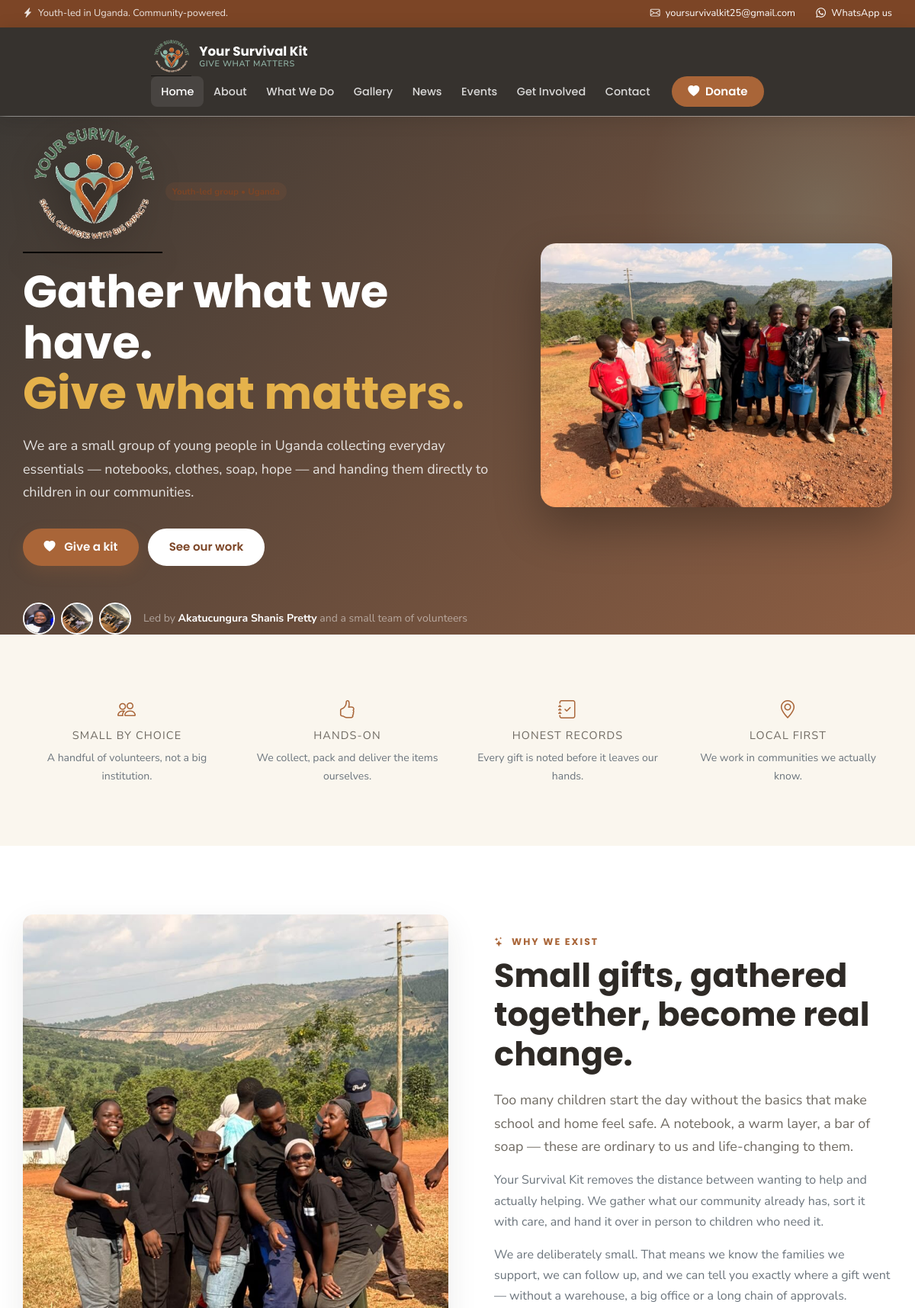
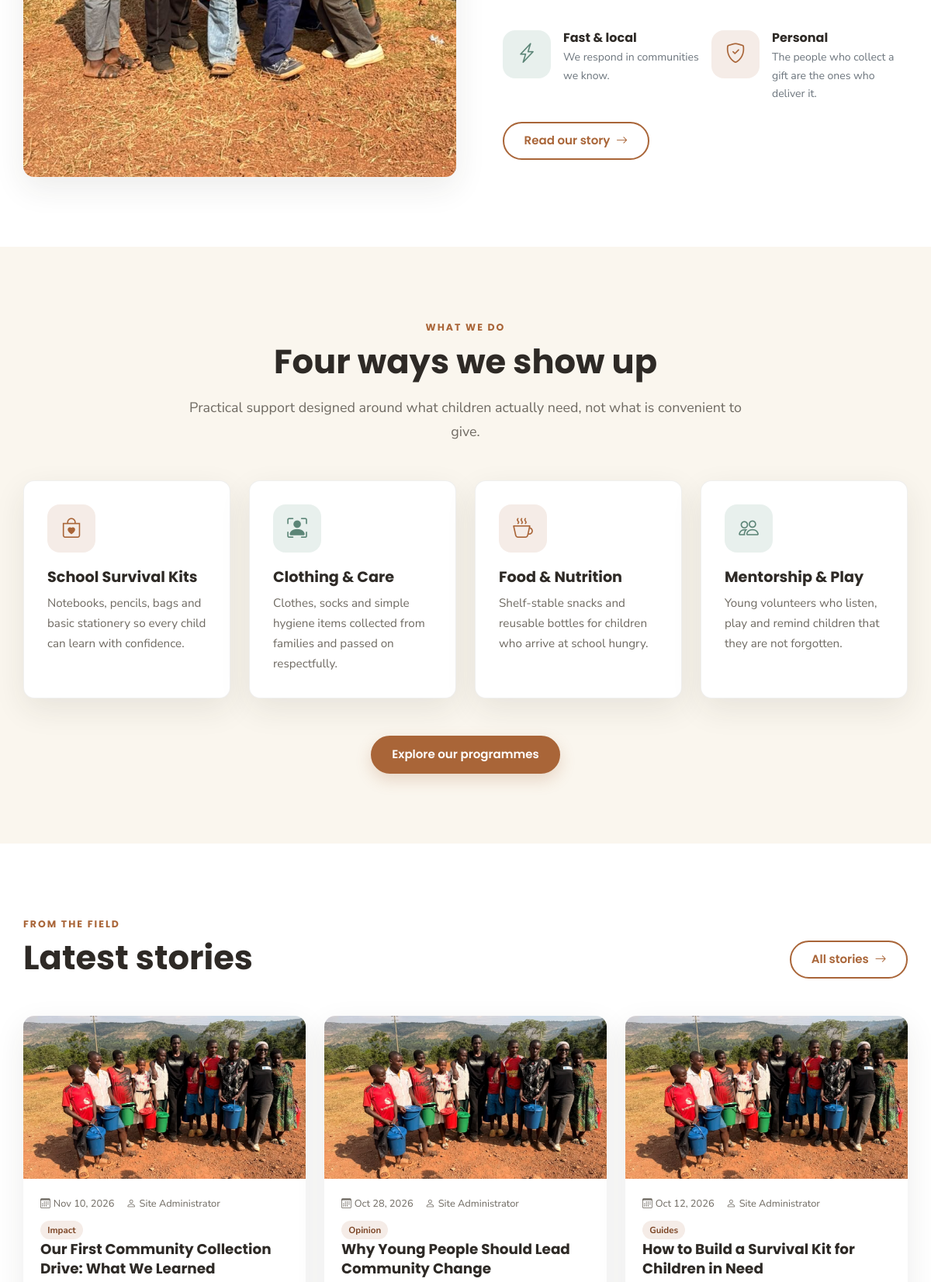
The page / (upper part) on the database its author committed (2 pictures, top to bottom).
### tables this page shows
CREATE TABLE IF NOT EXISTS news (
  id            INT UNSIGNED AUTO_INCREMENT PRIMARY KEY,
  title         VARCHAR(220) NOT NULL,
  slug          VARCHAR(240) NOT NULL UNIQUE,
  category      VARCHAR(80) NOT NULL DEFAULT 'News',
  excerpt       TEXT,
  content       LONGTEXT,
  image         VARCHAR(255),
  author_id     INT UNSIGNED DEFAULT NULL,
  status        ENUM('draft','published') NOT NULL DEFAULT 'draft',
  views         INT NOT NULL DEFAULT 0,
  published_at  DATETIME DEFAULT NULL,
  created_at    TIMESTAMP NOT NULL DEFAULT CURRENT_TIMESTAMP,
  updated_at    TIMESTAMP NOT NULL DEFAULT CURRENT_TIMESTAMP ON UPDATE CURRENT_TIMESTAMP,
  KEY idx_status (status),
  KEY idx_published (published_at),
  CONSTRAINT fk_news_author FOREIGN KEY (author_id) REFERENCES admin_users(id) ON DELETE SET NULL
);

### includes/config.php (called while the page is built, shortened)
<?php
try {
    $dsn = 'mysql:host=' . DB_HOST . ';dbname=' . DB_NAME . ';charset=' . DB_CHARSET;
    $pdo = new PDO($dsn, DB_USER, DB_PASS, [
        PDO::ATTR_ERRMODE            => PDO::ERRMODE_EXCEPTION,
        PDO::ATTR_DEFAULT_FETCH_MODE => PDO::FETCH_ASSOC,
        PDO::ATTR_EMULATE_PREPARES   => false,
    ]);
} catch (PDOException $e) {
    http_response_code(500);
    die('<!doctype html><html><head><meta charset="utf-8"><title>Site unavailable</title></head>'
        . '<body style="font-family:sans-serif;text-align:center;padding:5rem">'
        . '<h1>We will be right back</h1><p>The site is temporarily unavailable. Please try again shortly.</p>'
        . '</body></html>');
}
$settings = [];
try {
    $stmt = $pdo->query('SELECT setting_key, setting_value FROM site_settings');
    foreach ($stmt as $row) {
        $settings[$row['setting_key']] = $row['setting_value'];
    }
} catch (PDOException $e) {
}
function setting(string $key, string $default = ''): string
{
    global $settings;
    return $settings[$key] ?? $default;
}
function url(string $path = ''): string
{
    return BASE_URL . ltrim($path, '/');
}
function asset(string $path): string
{
    return url('assets/' . ltrim($path, '/'));
}

### includes/functions.php (called while the page is built, shortened)
<?php
require_once __DIR__ . '/config.php';
function e($value): string
{
    return htmlspecialchars((string) $value, ENT_QUOTES | ENT_SUBSTITUTE, 'UTF-8');
}
function image_src(?string $filename, string $fallback = 'outreach/outreach-09.jpg'): string
{
    return $filename && is_file(UPLOAD_DIR . $filename)
        ? UPLOAD_URL . rawurlencode($filename)
        : asset('img/' . $fallback);
}
function ug_phone($phone): string|false
{
    $p = preg_replace('/[^0-9+]/', '', trim((string) $phone));
    if (preg_match('/^\+256\d{9}$/', $p)) return $p;
    return false;
}
function whatsapp_link(?string $phone = null, string $message = ''): string
{
    $number = $phone ? ug_phone($phone) : ug_phone(setting('whatsapp_number'));
    $url = 'https://wa.me/' . ltrim($number, '+');
    if ($message !== '') $url .= '?text=' . rawurlencode($message);
    return $url;
}

### index.php (the view, shortened to what this page needs)
<?php
require_once __DIR__ . '/includes/config.php';
require_once __DIR__ . '/includes/functions.php';
$activePage      = 'home';
$featured = $pdo->query(
    'SELECT n.*, a.name AS author_name FROM news n
     LEFT JOIN admin_users a ON a.id = n.author_id
     WHERE n.status = "published" ORDER BY n.published_at DESC LIMIT 3'
)->fetchAll();
include __DIR__ . '/includes/header.php';
?>
<section class="hero">
  <div class="ys-container">
    <div class="row align-items-center gy-5">
      <div class="col-lg-7">
        <img src="<?= e(asset('img/logo.png')) ?>" alt="Your Survival Kit emblem" class="hero-logo">
        <span class="badge-ys mb-3">Youth-led group • Uganda</span>
        <h1>Gather what we have.<br><span style="color:#e5b24b">Give what matters.</span></h1>
        <p>We are a small group of young people in Uganda collecting everyday essentials — notebooks, clothes, soap, hope — and handing them directly to children in our communities.</p>
        <div class="mt-4">
          <a href="<?= e(url('donate')) ?>" class="btn btn-ys btn-lg"><i class="bi bi-heart-fill me-2"></i> Give a kit</a>
          <a href="<?= e(url('what-we-do')) ?>" class="btn btn-light-ys btn-lg">See our work</a>
        </div>
        <div class="d-flex align-items-center gap-3 mt-5 flex-wrap">
          <div class="d-flex">
            <img src="<?= e(asset('img/outreach/leader-shanis.jpg')) ?>" class="rounded-circle border border-2 border-light" width="42" height="42" alt="Akatucungura Shanis Pretty">
            <img src="<?= e(asset('img/outreach/outreach-01.jpg')) ?>" class="rounded-circle border border-2 border-light ms-2" width="42" height="42" alt="Outreach moment">
            <img src="<?= e(asset('img/outreach/outreach-02.jpg')) ?>" class="rounded-circle border border-2 border-light ms-2" width="42" height="42" alt="Outreach moment">
          </div>
          <small class="text-white-50">Led by <strong class="text-white">Akatucungura Shanis Pretty</strong> and a small team of volunteers</small>
        </div>
      </div>
      <div class="col-lg-5 hero-image d-none d-lg-block">
        <img src="<?= e(asset('img/outreach/outreach-09.jpg')) ?>" alt="Your Survival Kit outreach in Uganda" class="img-fluid">
      </div>
    </div>
  </div>
</section>
<section class="section-sm section-alt">
  <div class="ys-container">
    <div class="row g-3">
      <?php
      $promises = [
        ['bi-people', 'Small by choice', 'A handful of volunteers, not a big institution.'],
        ['bi-hand-thumbs-up', 'Hands-on', 'We collect, pack and deliver the items ourselves.'],
        ['bi-journal-check', 'Honest records', 'Every gift is noted before it leaves our hands.'],
        ['bi-geo-alt', 'Local first', 'We work in communities we actually know.'],
      ];
      foreach ($promises as $p): ?>
        <div class="col-6 col-lg-3">
          <div class="stat-box">
            <span class="stat-label mb-2"><i class="bi <?= $p[0] ?> fs-4 d-block text-brown"></i><?= e($p[1]) ?></span>
            <small class="text-secondary d-block mt-1"><?= e($p[2]) ?></small>
          </div>
        </div>
      <?php endforeach; ?>
    </div>
  </div>
</section>
<section class="section">
  <div class="ys-container">
    <div class="row align-items-center gy-5">
      <div class="col-lg-6">
        <div class="feature-img">
          <img src="<?= e(asset('img/outreach/outreach-10.jpg')) ?>" alt="Young volunteers at a Your Survival Kit outreach in Uganda">
        </div>
      </div>
      <div class="col-lg-6 ps-lg-5">
        <span class="eyebrow"><i class="bi bi-stars me-1"></i> Why we exist</span>
        <h2 class="section-title">Small gifts, gathered together, become real change.</h2>
        <p class="lead-lg">Too many children start the day without the basics that make school and home feel safe. A notebook, a warm layer, a bar of soap — these are ordinary to us and life-changing to them.</p>
        <p class="text-secondary">Your Survival Kit removes the distance between wanting to help and actually helping. We gather what our community already has, sort it with care, and hand it over in person to children who need it.</p>
        <p class="text-secondary">We are deliberately small. That means we know the families we support, we can follow up, and we can tell you exactly where a gift went — without a warehouse, a big office or a long chain of approvals.</p>
        <div class="row mt-4 g-3">
          <div class="col-sm-6">
            <div class="d-flex gap-3 align-items-start">
              <div class="icon-box green flex-shrink-0"><i class="bi bi-lightning-charge"></i></div>
              <div><h6 class="mb-1">Fast & local</h6><p class="small text-secondary mb-0">We respond in communities we know.</p></div>
            </div>
          </div>
          <div class="col-sm-6">
            <div class="d-flex gap-3 align-items-start">
              <div class="icon-box flex-shrink-0"><i class="bi bi-shield-check"></i></div>
              <div><h6 class="mb-1">Personal</h6><p class="small text-secondary mb-0">The people who collect a gift are the ones who deliver it.</p></div>
            </div>
          </div>
        </div>
        <a href="<?= e(url('about')) ?>" class="btn btn-outline-ys mt-4">Read our story <i class="bi bi-arrow-right ms-1"></i></a>
      </div>
    </div>
  </div>
</section>
<section class="section section-alt">
  <div class="ys-container">
    <div class="text-center mb-5">
      <span class="eyebrow">What we do</span>
      <h2 class="section-title">Four ways we show up</h2>
      <p class="lead-lg mx-auto">Practical support designed around what children actually need, not what is convenient to give.</p>
    </div>
    <div class="row g-4">
      <?php
      $programs = [
        ['bi-bag-heart', 'School Survival Kits', 'Notebooks, pencils, bags and basic stationery so every child can learn with confidence.'],
        ['bi-person-bounding-box', 'Clothing & Care', 'Clothes, socks and simple hygiene items collected from families and passed on respectfully.'],
        ['bi-cup-hot', 'Food & Nutrition', 'Shelf-stable snacks and reusable bottles for children who arrive at school hungry.'],
        ['bi-people', 'Mentorship & Play', 'Young volunteers who listen, play and remind children that they are not forgotten.'],
      ];
      foreach ($programs as $i => $p): ?>
        <div class="col-md-6 col-lg-3">
          <div class="card-ys">
            <div class="icon-box <?= $i % 2 ? 'green' : '' ?>"><i class="bi <?= $p[0] ?>"></i></div>
            <h4><?= e($p[1]) ?></h4>
            <p><?= e($p[2]) ?></p>
          </div>
        </div>
      <?php endforeach; ?>
    </div>
    <div class="text-center mt-5">
      <a href="<?= e(url('what-we-do')) ?>" class="btn btn-ys">Explore our programmes</a>
    </div>
  </div>
</section>
<?php if ($featured): ?>
<section class="section">
  <div class="ys-container">
    <div class="d-flex flex-wrap justify-content-between align-items-end mb-5 gap-3">
      <div>
        <span class="eyebrow">From the field</span>
        <h2 class="section-title mb-0">Latest stories</h2>
      </div>
      <a href="<?= e(url('news')) ?>" class="btn btn-outline-ys">All stories <i class="bi bi-arrow-right ms-1"></i></a>
    </div>
    <div class="row g-4">
      <?php foreach ($featured as $n): ?>
        <div class="col-md-6 col-lg-4">
          <article class="story-card">
            <a href="<?= e(url('news/' . $n['slug'])) ?>">
              <img src="<?= e(image_src($n['image'])) ?>" alt="<?= e($n['title']) ?>" loading="lazy">
            </a>
            <div class="story-body">
              <div class="story-meta">
                <span><i class="bi bi-calendar3 me-1"></i><?= e(date('M j, Y', strtotime($n['published_at'] ?? $n['created_at']))) ?></span>
                <span><i class="bi bi-person me-1"></i><?= e($n['author_name'] ?? 'Our team') ?></span>
              </div>
              <span class="badge-ys mb-2"><?= e($n['category']) ?></span>
              <h4><a href="<?= e(url('news/' . $n['slug'])) ?>"><?= e($n['title']) ?></a></h4>
            </div>
          </article>
        </div>
      <?php endforeach; ?>
    </div>
  </div>
</section>
<?php endif; ?>
<?php include __DIR__ . '/includes/footer.php'; ?>

### includes/header.php (shortened to what this page needs)
<?php
$activePage      = $activePage      ?? '';
?>
<!doctype html>
<html lang="en">
<head>
  <link href="https://cdn.jsdelivr.net/npm/bootstrap@5.3.3/dist/css/bootstrap.min.css" rel="stylesheet">
  <link href="https://cdn.jsdelivr.net/npm/bootstrap-icons@1.11.3/font/bootstrap-icons.min.css" rel="stylesheet">
  <link href="<?= e(asset('css/style.css') . '?v=20261126b') ?>" rel="stylesheet">
</head>
<body>
<div class="topbar">
  <div class="ys-container d-flex justify-content-between align-items-center flex-wrap">
    <span><i class="bi bi-lightning-charge-fill me-1"></i> Youth-led in Uganda. Community-powered.</span>
    <span class="d-none d-sm-inline">
      <?php if ($email = setting('site_email')): ?>
        <a class="me-3" href="mailto:<?= e($email) ?>"><i class="bi bi-envelope me-1"></i> <?= e($email) ?></a>
      <?php endif; ?>
      <?php if (setting('whatsapp_number')): ?>
        <a href="<?= e(whatsapp_link(null, 'Hello Your Survival Kit, I have a question.')) ?>" target="_blank" rel="noopener"><i class="bi bi-whatsapp me-1"></i> WhatsApp us</a>
      <?php endif; ?>
    </span>
  </div>
</div>
<nav class="navbar navbar-expand-lg ys-navbar" aria-label="Main navigation">
  <div class="ys-container">
    <a class="navbar-brand" href="<?= e(url()) ?>">
      <img src="<?= e(asset('img/logo.png')) ?>" alt="Your Survival Kit logo" class="brand-logo">
      <span class="brand-text">Your Survival Kit<small>GIVE WHAT MATTERS</small></span>
    </a>
    <div class="collapse navbar-collapse" id="mainNav">
      <ul class="navbar-nav ms-auto align-items-lg-center">
        <li class="nav-item"><a class="nav-link <?= $activePage === 'home' ? 'active' : '' ?>" href="<?= e(url()) ?>">Home</a></li>
        <li class="nav-item"><a class="nav-link <?= $activePage === 'about' ? 'active' : '' ?>" href="<?= e(url('about')) ?>">About</a></li>
        <li class="nav-item"><a class="nav-link <?= $activePage === 'what-we-do' ? 'active' : '' ?>" href="<?= e(url('what-we-do')) ?>">What We Do</a></li>
        <li class="nav-item"><a class="nav-link <?= $activePage === 'gallery' ? 'active' : '' ?>" href="<?= e(url('gallery')) ?>">Gallery</a></li>
        <li class="nav-item"><a class="nav-link <?= $activePage === 'news' ? 'active' : '' ?>" href="<?= e(url('news')) ?>">News</a></li>
        <li class="nav-item"><a class="nav-link <?= $activePage === 'events' ? 'active' : '' ?>" href="<?= e(url('events')) ?>">Events</a></li>
        <li class="nav-item"><a class="nav-link <?= $activePage === 'volunteer' ? 'active' : '' ?>" href="<?= e(url('volunteer')) ?>">Get Involved</a></li>
        <li class="nav-item"><a class="nav-link <?= $activePage === 'contact' ? 'active' : '' ?>" href="<?= e(url('contact')) ?>">Contact</a></li>
        <li class="nav-item ms-lg-3 mt-3 mt-lg-0">
          <a class="btn navbar-donate" href="<?= e(url('donate')) ?>"><i class="bi bi-heart-fill me-1"></i> Donate</a>
        </li>
      </ul>
    </div>
  </div>
</nav>
<main id="main-content">

### includes/footer.php (shortened to what this page needs)
</main>
</body>
</html>

### rows shown on the page
news: published_at "Nov 10, 2026", author.name "Site Administrator", category "Impact", title "Our First Community Collection Drive: What We Learned"
news: published_at "Oct 28, 2026", author.name "Site Administrator", category "Opinion", title "Why Young People Should Lead Community Change"
news: published_at "Oct 12, 2026", author.name "Site Administrator", category "Guides", title "How to Build a Survival Kit for Children in Need"

### other values the page prints
$email "yoursurvivalkit25@gmail.com"
$p[1] "SMALL BY CHOICE"
$p[2] "A handful of volunteers, not a big institution."
$p[1] "HANDS-ON"
$p[2] "We collect, pack and deliver the items ourselves."
$p[1] "HONEST RECORDS"
$p[2] "Every gift is noted before it leaves our hands."
$p[1] "LOCAL FIRST"
$p[2] "We work in communities we actually know."
$p[1] "School Survival Kits"
$p[2] "Notebooks, pencils, bags and basic stationery so every child can learn with confidence."
$p[1] "Clothing & Care"
$p[2] "Clothes, socks and simple hygiene items collected from families and passed on respectfully."
$p[1] "Food & Nutrition"
$p[2] "Shelf-stable snacks and reusable bottles for children who arrive at school hungry."
